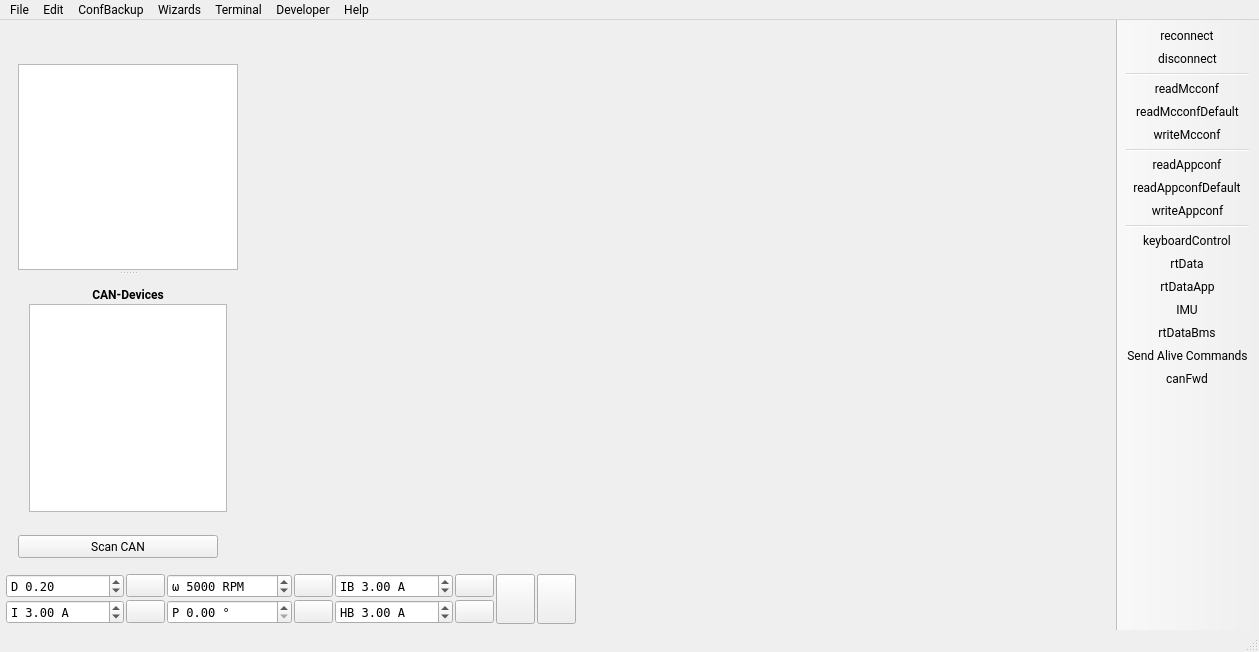
<?xml version="1.0" encoding="UTF-8"?>
<ui version="4.0">
 <class>MainWindow</class>
 <widget class="QMainWindow" name="MainWindow">
  <property name="geometry">
   <rect>
    <x>0</x>
    <y>0</y>
    <width>1259</width>
    <height>652</height>
   </rect>
  </property>
  <property name="font">
   <font>
    <family>Roboto</family>
   </font>
  </property>
  <property name="windowTitle">
   <string>VESC Tool</string>
  </property>
  <property name="windowIcon">
   <iconset>
    <normaloff>:/res/icon.png</normaloff>:/res/icon.png</iconset>
  </property>
  <widget class="QWidget" name="centralWidget">
   <layout class="QVBoxLayout" name="verticalLayout_3">
    <property name="spacing">
     <number>4</number>
    </property>
    <property name="leftMargin">
     <number>6</number>
    </property>
    <property name="topMargin">
     <number>6</number>
    </property>
    <property name="rightMargin">
     <number>6</number>
    </property>
    <property name="bottomMargin">
     <number>6</number>
    </property>
    <item>
     <layout class="QHBoxLayout" name="horizontalLayout">
      <property name="spacing">
       <number>4</number>
      </property>
      <item>
       <layout class="QVBoxLayout" name="verticalLayout_2">
        <property name="spacing">
         <number>12</number>
        </property>
        <property name="leftMargin">
         <number>12</number>
        </property>
        <property name="topMargin">
         <number>12</number>
        </property>
        <property name="rightMargin">
         <number>0</number>
        </property>
        <property name="bottomMargin">
         <number>12</number>
        </property>
        <item>
         <widget class="QLabel" name="pageLabel">
          <property name="enabled">
           <bool>true</bool>
          </property>
          <property name="maximumSize">
           <size>
            <width>220</width>
            <height>56</height>
           </size>
          </property>
          <property name="text">
           <string/>
          </property>
          <property name="scaledContents">
           <bool>true</bool>
          </property>
         </widget>
        </item>
        <item>
         <widget class="QSplitter" name="leftSplitter">
          <property name="orientation">
           <enum>Qt::Vertical</enum>
          </property>
          <property name="handleWidth">
           <number>6</number>
          </property>
          <property name="childrenCollapsible">
           <bool>true</bool>
          </property>
          <widget class="QListWidget" name="pageList">
           <property name="sizePolicy">
            <sizepolicy hsizetype="Expanding" vsizetype="Expanding">
             <horstretch>0</horstretch>
             <verstretch>0</verstretch>
            </sizepolicy>
           </property>
           <property name="minimumSize">
            <size>
             <width>220</width>
             <height>0</height>
            </size>
           </property>
           <property name="maximumSize">
            <size>
             <width>220</width>
             <height>16777215</height>
            </size>
           </property>
           <property name="font">
            <font>
             <family>Roboto</family>
            </font>
           </property>
           <property name="editTriggers">
            <set>QAbstractItemView::NoEditTriggers</set>
           </property>
           <property name="selectionBehavior">
            <enum>QAbstractItemView::SelectRows</enum>
           </property>
           <property name="resizeMode">
            <enum>QListView::Adjust</enum>
           </property>
           <property name="viewMode">
            <enum>QListView::ListMode</enum>
           </property>
          </widget>
          <widget class="QWidget" name="layoutWidget">
           <layout class="QVBoxLayout" name="verticalLayout">
            <property name="spacing">
             <number>2</number>
            </property>
            <item>
             <widget class="QLabel" name="label">
              <property name="font">
               <font>
                <family>Roboto</family>
                <bold>true</bold>
               </font>
              </property>
              <property name="text">
               <string>CAN-Devices</string>
              </property>
              <property name="alignment">
               <set>Qt::AlignCenter</set>
              </property>
             </widget>
            </item>
            <item>
             <widget class="QListWidget" name="canList">
              <property name="minimumSize">
               <size>
                <width>0</width>
                <height>100</height>
               </size>
              </property>
              <property name="font">
               <font>
                <family>Roboto</family>
               </font>
              </property>
              <property name="editTriggers">
               <set>QAbstractItemView::NoEditTriggers</set>
              </property>
              <property name="selectionBehavior">
               <enum>QAbstractItemView::SelectRows</enum>
              </property>
             </widget>
            </item>
           </layout>
          </widget>
         </widget>
        </item>
        <item>
         <widget class="QPushButton" name="scanCanButton">
          <property name="sizePolicy">
           <sizepolicy hsizetype="Expanding" vsizetype="Minimum">
            <horstretch>0</horstretch>
            <verstretch>0</verstretch>
           </sizepolicy>
          </property>
          <property name="maximumSize">
           <size>
            <width>200</width>
            <height>16777215</height>
           </size>
          </property>
          <property name="text">
           <string>Scan CAN</string>
          </property>
         </widget>
        </item>
       </layout>
      </item>
      <item>
       <widget class="QStackedWidget" name="pageWidget">
        <property name="font">
         <font>
          <family>Roboto</family>
         </font>
        </property>
        <property name="currentIndex">
         <number>-1</number>
        </property>
       </widget>
      </item>
     </layout>
    </item>
    <item>
     <layout class="QGridLayout" name="gridLayout_3">
      <property name="spacing">
       <number>2</number>
      </property>
      <item row="0" column="8">
       <widget class="DisplayBar" name="dispDuty" native="true">
        <property name="sizePolicy">
         <sizepolicy hsizetype="MinimumExpanding" vsizetype="Preferred">
          <horstretch>0</horstretch>
          <verstretch>0</verstretch>
         </sizepolicy>
        </property>
        <property name="minimumSize">
         <size>
          <width>150</width>
          <height>0</height>
         </size>
        </property>
       </widget>
      </item>
      <item row="0" column="4">
       <widget class="QDoubleSpinBox" name="brakeCurrentBox">
        <property name="font">
         <font>
          <family>DejaVu Sans Mono</family>
         </font>
        </property>
        <property name="toolTip">
         <string>Brake current</string>
        </property>
        <property name="prefix">
         <string>IB </string>
        </property>
        <property name="suffix">
         <string> A</string>
        </property>
        <property name="minimum">
         <double>-500.000000000000000</double>
        </property>
        <property name="maximum">
         <double>500.000000000000000</double>
        </property>
        <property name="singleStep">
         <double>0.500000000000000</double>
        </property>
        <property name="value">
         <double>3.000000000000000</double>
        </property>
       </widget>
      </item>
      <item row="1" column="1">
       <widget class="QPushButton" name="currentButton">
        <property name="toolTip">
         <string>Current</string>
        </property>
        <property name="text">
         <string/>
        </property>
       </widget>
      </item>
      <item row="0" column="5">
       <widget class="QPushButton" name="brakeCurrentButton">
        <property name="toolTip">
         <string>Brake current</string>
        </property>
        <property name="text">
         <string/>
        </property>
       </widget>
      </item>
      <item row="1" column="5">
       <widget class="QPushButton" name="handbrakeButton">
        <property name="toolTip">
         <string>Handbrake current</string>
        </property>
        <property name="text">
         <string/>
        </property>
       </widget>
      </item>
      <item row="0" column="3">
       <widget class="QPushButton" name="speedButton">
        <property name="toolTip">
         <string>Speed</string>
        </property>
        <property name="text">
         <string/>
        </property>
       </widget>
      </item>
      <item row="0" column="7" rowspan="2">
       <widget class="QPushButton" name="stopButton">
        <property name="sizePolicy">
         <sizepolicy hsizetype="Fixed" vsizetype="MinimumExpanding">
          <horstretch>0</horstretch>
          <verstretch>0</verstretch>
         </sizepolicy>
        </property>
        <property name="toolTip">
         <string>Switch off</string>
        </property>
        <property name="text">
         <string/>
        </property>
        <property name="iconSize">
         <size>
          <width>40</width>
          <height>40</height>
         </size>
        </property>
       </widget>
      </item>
      <item row="0" column="6" rowspan="2">
       <widget class="QPushButton" name="fullBrakeButton">
        <property name="sizePolicy">
         <sizepolicy hsizetype="Fixed" vsizetype="MinimumExpanding">
          <horstretch>0</horstretch>
          <verstretch>0</verstretch>
         </sizepolicy>
        </property>
        <property name="toolTip">
         <string>Full brake</string>
        </property>
        <property name="text">
         <string/>
        </property>
        <property name="iconSize">
         <size>
          <width>40</width>
          <height>40</height>
         </size>
        </property>
        <property name="autoDefault">
         <bool>false</bool>
        </property>
        <property name="default">
         <bool>false</bool>
        </property>
        <property name="flat">
         <bool>false</bool>
        </property>
       </widget>
      </item>
      <item row="1" column="8">
       <widget class="DisplayBar" name="dispCurrent" native="true">
        <property name="sizePolicy">
         <sizepolicy hsizetype="MinimumExpanding" vsizetype="Preferred">
          <horstretch>0</horstretch>
          <verstretch>0</verstretch>
         </sizepolicy>
        </property>
        <property name="minimumSize">
         <size>
          <width>150</width>
          <height>0</height>
         </size>
        </property>
       </widget>
      </item>
      <item row="0" column="2">
       <widget class="QDoubleSpinBox" name="speedBox">
        <property name="font">
         <font>
          <family>DejaVu Sans Mono</family>
         </font>
        </property>
        <property name="toolTip">
         <string>Speed</string>
        </property>
        <property name="prefix">
         <string>ω </string>
        </property>
        <property name="suffix">
         <string> RPM</string>
        </property>
        <property name="decimals">
         <number>0</number>
        </property>
        <property name="minimum">
         <double>-400000.000000000000000</double>
        </property>
        <property name="maximum">
         <double>400000.000000000000000</double>
        </property>
        <property name="singleStep">
         <double>100.000000000000000</double>
        </property>
        <property name="value">
         <double>5000.000000000000000</double>
        </property>
       </widget>
      </item>
      <item row="1" column="4">
       <widget class="QDoubleSpinBox" name="handbrakeBox">
        <property name="font">
         <font>
          <family>DejaVu Sans Mono</family>
         </font>
        </property>
        <property name="toolTip">
         <string>Handbrake current</string>
        </property>
        <property name="prefix">
         <string>HB </string>
        </property>
        <property name="suffix">
         <string> A</string>
        </property>
        <property name="minimum">
         <double>-500.000000000000000</double>
        </property>
        <property name="maximum">
         <double>500.000000000000000</double>
        </property>
        <property name="singleStep">
         <double>0.500000000000000</double>
        </property>
        <property name="value">
         <double>3.000000000000000</double>
        </property>
       </widget>
      </item>
      <item row="0" column="0">
       <widget class="QDoubleSpinBox" name="dutyBox">
        <property name="font">
         <font>
          <family>DejaVu Sans Mono</family>
         </font>
        </property>
        <property name="toolTip">
         <string>Duty cycle</string>
        </property>
        <property name="wrapping">
         <bool>false</bool>
        </property>
        <property name="frame">
         <bool>true</bool>
        </property>
        <property name="prefix">
         <string>D </string>
        </property>
        <property name="minimum">
         <double>-1.000000000000000</double>
        </property>
        <property name="maximum">
         <double>1.000000000000000</double>
        </property>
        <property name="singleStep">
         <double>0.010000000000000</double>
        </property>
        <property name="value">
         <double>0.200000000000000</double>
        </property>
       </widget>
      </item>
      <item row="1" column="3">
       <widget class="QPushButton" name="posButton">
        <property name="toolTip">
         <string>Position</string>
        </property>
        <property name="text">
         <string/>
        </property>
       </widget>
      </item>
      <item row="0" column="1">
       <widget class="QPushButton" name="dutyButton">
        <property name="toolTip">
         <string>Duty cycle</string>
        </property>
        <property name="text">
         <string/>
        </property>
        <property name="flat">
         <bool>false</bool>
        </property>
       </widget>
      </item>
      <item row="1" column="2">
       <widget class="QDoubleSpinBox" name="posBox">
        <property name="font">
         <font>
          <family>DejaVu Sans Mono</family>
         </font>
        </property>
        <property name="toolTip">
         <string>Position</string>
        </property>
        <property name="prefix">
         <string>P </string>
        </property>
        <property name="suffix">
         <string> °</string>
        </property>
        <property name="maximum">
         <double>360.000000000000000</double>
        </property>
        <property name="singleStep">
         <double>0.100000000000000</double>
        </property>
        <property name="value">
         <double>0.000000000000000</double>
        </property>
       </widget>
      </item>
      <item row="1" column="0">
       <widget class="QDoubleSpinBox" name="currentBox">
        <property name="font">
         <font>
          <family>DejaVu Sans Mono</family>
         </font>
        </property>
        <property name="toolTip">
         <string>Current</string>
        </property>
        <property name="frame">
         <bool>true</bool>
        </property>
        <property name="prefix">
         <string>I </string>
        </property>
        <property name="suffix">
         <string> A</string>
        </property>
        <property name="minimum">
         <double>-5000.000000000000000</double>
        </property>
        <property name="maximum">
         <double>5000.000000000000000</double>
        </property>
        <property name="singleStep">
         <double>0.500000000000000</double>
        </property>
        <property name="value">
         <double>3.000000000000000</double>
        </property>
       </widget>
      </item>
     </layout>
    </item>
   </layout>
  </widget>
  <widget class="QToolBar" name="mainToolBar">
   <property name="toolTip">
    <string/>
   </property>
   <property name="movable">
    <bool>false</bool>
   </property>
   <property name="iconSize">
    <size>
     <width>24</width>
     <height>24</height>
    </size>
   </property>
   <property name="toolButtonStyle">
    <enum>Qt::ToolButtonIconOnly</enum>
   </property>
   <property name="floatable">
    <bool>false</bool>
   </property>
   <attribute name="toolBarArea">
    <enum>RightToolBarArea</enum>
   </attribute>
   <attribute name="toolBarBreak">
    <bool>false</bool>
   </attribute>
   <addaction name="actionReconnect"/>
   <addaction name="actionDisconnect"/>
   <addaction name="separator"/>
   <addaction name="actionReadMcconf"/>
   <addaction name="actionReadMcconfDefault"/>
   <addaction name="actionWriteMcconf"/>
   <addaction name="separator"/>
   <addaction name="actionReadAppconf"/>
   <addaction name="actionReadAppconfDefault"/>
   <addaction name="actionWriteAppconf"/>
   <addaction name="separator"/>
   <addaction name="actionKeyboardControl"/>
   <addaction name="actionRtData"/>
   <addaction name="actionRtDataApp"/>
   <addaction name="actionIMU"/>
   <addaction name="actionrtDataBms"/>
   <addaction name="actionSendAlive"/>
   <addaction name="actionCanFwd"/>
  </widget>
  <widget class="QStatusBar" name="statusBar"/>
  <widget class="QMenuBar" name="menuBar">
   <property name="geometry">
    <rect>
     <x>0</x>
     <y>0</y>
     <width>1259</width>
     <height>26</height>
    </rect>
   </property>
   <widget class="QMenu" name="menuFile">
    <property name="title">
     <string>File</string>
    </property>
    <addaction name="actionSaveMotorConfXml"/>
    <addaction name="actionLoadMotorConfXml"/>
    <addaction name="separator"/>
    <addaction name="actionSaveAppconfXml"/>
    <addaction name="actionLoadAppconfXml"/>
    <addaction name="separator"/>
    <addaction name="actionSaveMotorConfigurationHeader"/>
    <addaction name="actionSaveMotorConfigurationHeaderWrap"/>
    <addaction name="separator"/>
    <addaction name="actionSaveAppConfigurationHeader"/>
    <addaction name="actionSaveAppConfigurationHeaderWrap"/>
    <addaction name="separator"/>
    <addaction name="actionLaunchBoardConfigurator"/>
    <addaction name="actionLaunchMobileTool"/>
    <addaction name="separator"/>
    <addaction name="actionExit"/>
   </widget>
   <widget class="QMenu" name="menuHelp">
    <property name="title">
     <string>Help</string>
    </property>
    <addaction name="separator"/>
    <addaction name="actionVESCProjectForums"/>
    <addaction name="actionVESC_Discord"/>
    <addaction name="separator"/>
    <addaction name="actionVESCToolChangelog"/>
    <addaction name="actionFirmwareChangelog"/>
    <addaction name="separator"/>
    <addaction name="actionAbout"/>
    <addaction name="actionLibrariesUsed"/>
    <addaction name="actionAboutQt"/>
    <addaction name="separator"/>
    <addaction name="actionSafetyInformation"/>
    <addaction name="actionWarrantyStatement"/>
    <addaction name="actionLicense"/>
   </widget>
   <widget class="QMenu" name="menuTools">
    <property name="title">
     <string>Developer</string>
    </property>
    <addaction name="actionParameterEditorMcconf"/>
    <addaction name="actionParameterEditorAppconf"/>
    <addaction name="actionParameterEditorInfo"/>
    <addaction name="actionParameterEditorFW"/>
    <addaction name="actionParameterEditorCustomConf0"/>
    <addaction name="actionExportConfigurationParser"/>
    <addaction name="actionRemoveDownloadedConfigs"/>
   </widget>
   <widget class="QMenu" name="menuTerminal">
    <property name="title">
     <string>Terminal</string>
    </property>
    <addaction name="actionTerminalShowHelp"/>
    <addaction name="actionTerminalPrintFaults"/>
    <addaction name="actionTerminalPrintThreads"/>
    <addaction name="separator"/>
    <addaction name="actionTerminalDRVResetLatchedFaults"/>
    <addaction name="separator"/>
    <addaction name="actionTerminalClear"/>
    <addaction name="separator"/>
    <addaction name="actionReboot"/>
    <addaction name="actionShutdown"/>
    <addaction name="actionRestartLispBM"/>
   </widget>
   <widget class="QMenu" name="menuCommands">
    <property name="font">
     <font>
      <family>Roboto</family>
     </font>
    </property>
    <property name="title">
     <string>Edit</string>
    </property>
    <addaction name="actionPreferences"/>
   </widget>
   <widget class="QMenu" name="menuWizards">
    <property name="title">
     <string>Wizards</string>
    </property>
    <addaction name="actionAutoSetupFOC"/>
    <addaction name="actionSetupMotorsFOCQuick"/>
    <addaction name="actionAppSetupWizard"/>
    <addaction name="actionMotorSetupWizard"/>
   </widget>
   <widget class="QMenu" name="menuTools_2">
    <property name="title">
     <string>ConfBackup</string>
    </property>
    <addaction name="actionBackupConfiguration"/>
    <addaction name="actionBackupConfigurationsCAN"/>
    <addaction name="actionRestoreConfiguration"/>
    <addaction name="actionRestoreConfigurationsCAN"/>
    <addaction name="actionClearConfigurationBackups"/>
   </widget>
   <addaction name="menuFile"/>
   <addaction name="menuCommands"/>
   <addaction name="menuTools_2"/>
   <addaction name="menuWizards"/>
   <addaction name="menuTerminal"/>
   <addaction name="menuTools"/>
   <addaction name="menuHelp"/>
  </widget>
  <action name="actionReadMcconf">
   <property name="text">
    <string>readMcconf</string>
   </property>
   <property name="toolTip">
    <string>Read motor Configuration</string>
   </property>
  </action>
  <action name="actionReadMcconfDefault">
   <property name="text">
    <string>readMcconfDefault</string>
   </property>
   <property name="toolTip">
    <string>Read default motor configuration</string>
   </property>
  </action>
  <action name="actionWriteMcconf">
   <property name="text">
    <string>writeMcconf</string>
   </property>
   <property name="toolTip">
    <string>Write motor configuration</string>
   </property>
  </action>
  <action name="actionSaveMotorConfXml">
   <property name="text">
    <string>Save Motor Configuration XML as...</string>
   </property>
  </action>
  <action name="actionLoadMotorConfXml">
   <property name="text">
    <string>Load Motor Configuration XML</string>
   </property>
  </action>
  <action name="actionDisconnect">
   <property name="text">
    <string>disconnect</string>
   </property>
   <property name="toolTip">
    <string>Disconnect</string>
   </property>
  </action>
  <action name="actionReboot">
   <property name="text">
    <string>Reboot</string>
   </property>
   <property name="toolTip">
    <string>Reboot via CPU reset</string>
   </property>
  </action>
  <action name="actionShutdown">
   <property name="text">
    <string>Shutdown</string>
   </property>
   <property name="toolTip">
    <string>Shutdown (for controllers with auto-shutdown support only)</string>
   </property>
  </action>
  <action name="actionCanFwd">
   <property name="checkable">
    <bool>true</bool>
   </property>
   <property name="text">
    <string>canFwd</string>
   </property>
   <property name="toolTip">
    <string>Forward communication over CAN-bus</string>
   </property>
  </action>
  <action name="actionReconnect">
   <property name="text">
    <string>reconnect</string>
   </property>
   <property name="toolTip">
    <string>Reconnect last connection</string>
   </property>
  </action>
  <action name="actionRtData">
   <property name="checkable">
    <bool>true</bool>
   </property>
   <property name="text">
    <string>rtData</string>
   </property>
   <property name="toolTip">
    <string>Stream realtime data</string>
   </property>
  </action>
  <action name="actionReadAppconf">
   <property name="text">
    <string>readAppconf</string>
   </property>
   <property name="toolTip">
    <string>Read app configuration</string>
   </property>
  </action>
  <action name="actionReadAppconfDefault">
   <property name="text">
    <string>readAppconfDefault</string>
   </property>
   <property name="toolTip">
    <string>Read default app configuration</string>
   </property>
  </action>
  <action name="actionWriteAppconf">
   <property name="text">
    <string>writeAppconf</string>
   </property>
   <property name="toolTip">
    <string>Write app configuration</string>
   </property>
  </action>
  <action name="actionSaveAppconfXml">
   <property name="text">
    <string>Save App Configuration XML as...</string>
   </property>
  </action>
  <action name="actionLoadAppconfXml">
   <property name="text">
    <string>Load App Configuration XML</string>
   </property>
  </action>
  <action name="actionExit">
   <property name="text">
    <string>Exit</string>
   </property>
  </action>
  <action name="actionAbout">
   <property name="text">
    <string>About VESC Tool</string>
   </property>
  </action>
  <action name="actionKeyboardControl">
   <property name="checkable">
    <bool>true</bool>
   </property>
   <property name="text">
    <string>keyboardControl</string>
   </property>
   <property name="toolTip">
    <string>&lt;!DOCTYPE HTML PUBLIC &quot;-//W3C//DTD HTML 4.0//EN&quot; &quot;http://www.w3.org/TR/REC-html40/strict.dtd&quot;&gt;
&lt;html&gt;&lt;head&gt;&lt;meta name=&quot;qrichtext&quot; content=&quot;1&quot; /&gt;&lt;style type=&quot;text/css&quot;&gt;
p, li { white-space: pre-wrap; }
&lt;/style&gt;&lt;/head&gt;&lt;body style=&quot; font-family:'Roboto'; font-size:11pt; font-weight:400; font-style:normal;&quot;&gt;
&lt;p style=&quot; margin-top:0px; margin-bottom:0px; margin-left:0px; margin-right:0px; -qt-block-indent:0; text-indent:0px;&quot;&gt;&lt;span style=&quot; font-family:'Roboto';&quot;&gt;Enable keyboard control.&lt;/span&gt;&lt;/p&gt;
&lt;p style=&quot;-qt-paragraph-type:empty; margin-top:0px; margin-bottom:0px; margin-left:0px; margin-right:0px; -qt-block-indent:0; text-indent:0px; font-family:'Roboto';&quot;&gt;&lt;br /&gt;&lt;/p&gt;
&lt;p style=&quot; margin-top:0px; margin-bottom:0px; margin-left:0px; margin-right:0px; -qt-block-indent:0; text-indent:0px;&quot;&gt;&lt;span style=&quot; font-family:'Roboto';&quot;&gt;Key functions:&lt;/span&gt;&lt;/p&gt;
&lt;p style=&quot; margin-top:0px; margin-bottom:0px; margin-left:0px; margin-right:0px; -qt-block-indent:0; text-indent:0px;&quot;&gt;&lt;span style=&quot; font-family:'Roboto';&quot;&gt;&lt;br /&gt;&lt;/span&gt;&lt;span style=&quot; font-family:'Roboto'; font-weight:600;&quot;&gt;Up and Down Arrow Keys&lt;/span&gt;&lt;/p&gt;
&lt;p style=&quot; margin-top:0px; margin-bottom:0px; margin-left:0px; margin-right:0px; -qt-block-indent:0; text-indent:0px;&quot;&gt;&lt;span style=&quot; font-family:'Roboto';&quot;&gt;Current control using the current value in the lower&lt;/span&gt;&lt;/p&gt;
&lt;p style=&quot; margin-top:0px; margin-bottom:0px; margin-left:0px; margin-right:0px; -qt-block-indent:0; text-indent:0px;&quot;&gt;&lt;span style=&quot; font-family:'Roboto';&quot;&gt;left corner.&lt;/span&gt;&lt;/p&gt;
&lt;p style=&quot;-qt-paragraph-type:empty; margin-top:0px; margin-bottom:0px; margin-left:0px; margin-right:0px; -qt-block-indent:0; text-indent:0px; font-family:'Roboto';&quot;&gt;&lt;br /&gt;&lt;/p&gt;
&lt;p style=&quot; margin-top:0px; margin-bottom:0px; margin-left:0px; margin-right:0px; -qt-block-indent:0; text-indent:0px;&quot;&gt;&lt;span style=&quot; font-family:'Roboto'; font-weight:600;&quot;&gt;Right and Left Arrow Keys&lt;/span&gt;&lt;/p&gt;
&lt;p style=&quot; margin-top:0px; margin-bottom:0px; margin-left:0px; margin-right:0px; -qt-block-indent:0; text-indent:0px;&quot;&gt;&lt;span style=&quot; font-family:'Roboto';&quot;&gt;Duty cycle control. Slowly ramps up and down the duty&lt;/span&gt;&lt;/p&gt;
&lt;p style=&quot; margin-top:0px; margin-bottom:0px; margin-left:0px; margin-right:0px; -qt-block-indent:0; text-indent:0px;&quot;&gt;&lt;span style=&quot; font-family:'Roboto';&quot;&gt;cycle. When e.g. starting with right and then also holding&lt;/span&gt;&lt;/p&gt;
&lt;p style=&quot; margin-top:0px; margin-bottom:0px; margin-left:0px; margin-right:0px; -qt-block-indent:0; text-indent:0px;&quot;&gt;&lt;span style=&quot; font-family:'Roboto';&quot;&gt;left, the duty cycle is ramped higher.&lt;/span&gt;&lt;/p&gt;
&lt;p style=&quot;-qt-paragraph-type:empty; margin-top:0px; margin-bottom:0px; margin-left:0px; margin-right:0px; -qt-block-indent:0; text-indent:0px; font-family:'Roboto';&quot;&gt;&lt;br /&gt;&lt;/p&gt;
&lt;p style=&quot; margin-top:0px; margin-bottom:0px; margin-left:0px; margin-right:0px; -qt-block-indent:0; text-indent:0px;&quot;&gt;&lt;span style=&quot; font-family:'Roboto'; font-weight:600;&quot;&gt;Page Down&lt;/span&gt;&lt;/p&gt;
&lt;p style=&quot; margin-top:0px; margin-bottom:0px; margin-left:0px; margin-right:0px; -qt-block-indent:0; text-indent:0px;&quot;&gt;&lt;span style=&quot; font-family:'Roboto';&quot;&gt;Brake with the current set in the lower left corner.&lt;/span&gt;&lt;/p&gt;&lt;/body&gt;&lt;/html&gt;</string>
   </property>
  </action>
  <action name="actionParameterEditorMcconf">
   <property name="text">
    <string>Parameter Editor Mcconf</string>
   </property>
  </action>
  <action name="actionParameterEditorAppconf">
   <property name="text">
    <string>Parameter Editor Appconf</string>
   </property>
  </action>
  <action name="actionSaveAppConfigurationHeader">
   <property name="text">
    <string>Save App Configuration C Header as...</string>
   </property>
  </action>
  <action name="actionSaveMotorConfigurationHeader">
   <property name="text">
    <string>Save Motor Configuration C Header as...</string>
   </property>
  </action>
  <action name="actionSaveAppConfigurationHeaderWrap">
   <property name="text">
    <string>Save App Configuration C Header (ifdef wrapped) as...</string>
   </property>
  </action>
  <action name="actionSaveMotorConfigurationHeaderWrap">
   <property name="text">
    <string>Save Motor Configuration C Header (ifdef wrapped) as...</string>
   </property>
  </action>
  <action name="actionRtDataApp">
   <property name="checkable">
    <bool>true</bool>
   </property>
   <property name="text">
    <string>rtDataApp</string>
   </property>
   <property name="toolTip">
    <string>Stream realtime app data</string>
   </property>
  </action>
  <action name="actionTerminalPrintFaults">
   <property name="text">
    <string>Print Faults</string>
   </property>
   <property name="toolTip">
    <string>Print Faults</string>
   </property>
  </action>
  <action name="actionTerminalShowHelp">
   <property name="text">
    <string>Show Help</string>
   </property>
  </action>
  <action name="actionTerminalClear">
   <property name="text">
    <string>Clear Terminal</string>
   </property>
  </action>
  <action name="actionTerminalPrintThreads">
   <property name="text">
    <string>Print Threads</string>
   </property>
   <property name="toolTip">
    <string>Print Threads</string>
   </property>
  </action>
  <action name="actionSendAlive">
   <property name="checkable">
    <bool>true</bool>
   </property>
   <property name="text">
    <string>Send Alive Commands</string>
   </property>
   <property name="toolTip">
    <string>Send alive packets periodically to prevent timeout</string>
   </property>
  </action>
  <action name="actionLibrariesUsed">
   <property name="text">
    <string>About Libraries Used</string>
   </property>
  </action>
  <action name="actionMotorSetupWizard">
   <property name="text">
    <string>Setup Other Motors</string>
   </property>
   <property name="toolTip">
    <string>Start the Motor Setup Wizard</string>
   </property>
   <property name="menuRole">
    <enum>QAction::NoRole</enum>
   </property>
  </action>
  <action name="actionAppSetupWizard">
   <property name="text">
    <string>Setup Input</string>
   </property>
   <property name="toolTip">
    <string>Start the App Setup Wizard</string>
   </property>
   <property name="menuRole">
    <enum>QAction::NoRole</enum>
   </property>
  </action>
  <action name="actionAboutQt">
   <property name="text">
    <string>About Qt</string>
   </property>
   <property name="toolTip">
    <string>Show the Qt library's About box</string>
   </property>
  </action>
  <action name="actionParameterEditorInfo">
   <property name="text">
    <string>Parameter Editor Info</string>
   </property>
  </action>
  <action name="actionSafetyInformation">
   <property name="text">
    <string>Safety Information</string>
   </property>
  </action>
  <action name="actionWarrantyStatement">
   <property name="text">
    <string>Limited Warranty Statement</string>
   </property>
   <property name="toolTip">
    <string>Limited Warranty Statement</string>
   </property>
  </action>
  <action name="actionVESCToolChangelog">
   <property name="text">
    <string>VESC Tool Changelog</string>
   </property>
  </action>
  <action name="actionTerminalDRVResetLatchedFaults">
   <property name="text">
    <string>DRV Reset Latched Faults</string>
   </property>
  </action>
  <action name="actionVESCProjectForums">
   <property name="text">
    <string>VESC Project Forums</string>
   </property>
  </action>
  <action name="actionFirmwareChangelog">
   <property name="text">
    <string>Firmware Changelog</string>
   </property>
  </action>
  <action name="actionLicense">
   <property name="text">
    <string>License</string>
   </property>
  </action>
  <action name="actionAutoSetupFOC">
   <property name="text">
    <string>Setup Motors FOC</string>
   </property>
   <property name="menuRole">
    <enum>QAction::NoRole</enum>
   </property>
  </action>
  <action name="actionExportConfigurationParser">
   <property name="text">
    <string>Export Configuration Parser</string>
   </property>
  </action>
  <action name="actionIMU">
   <property name="checkable">
    <bool>true</bool>
   </property>
   <property name="text">
    <string>IMU</string>
   </property>
   <property name="toolTip">
    <string>Activate IMU Sampling</string>
   </property>
  </action>
  <action name="actionLoadFirmwareConfigs">
   <property name="icon">
    <iconset resource="res.qrc">
     <normaloff>:/res/icons/Electronics-96.png</normaloff>:/res/icons/Electronics-96.png</iconset>
   </property>
   <property name="text">
    <string>Load Firmware Configs</string>
   </property>
  </action>
  <action name="actionBackupConfiguration">
   <property name="text">
    <string>Backup Configuration</string>
   </property>
   <property name="toolTip">
    <string>Backup Configuration (no CAN)</string>
   </property>
  </action>
  <action name="actionRestoreConfiguration">
   <property name="text">
    <string>Restore Configuration</string>
   </property>
   <property name="toolTip">
    <string>Restore Configuration</string>
   </property>
  </action>
  <action name="actionClearConfigurationBackups">
   <property name="text">
    <string>Clear Configuration Backups</string>
   </property>
  </action>
  <action name="actionParameterEditorFW">
   <property name="text">
    <string>Parameter Editor FW</string>
   </property>
   <property name="font">
    <font/>
   </property>
  </action>
  <action name="actionBackupConfigurationsCAN">
   <property name="text">
    <string>Backup Configurations (Including CAN)</string>
   </property>
  </action>
  <action name="actionRestoreConfigurationsCAN">
   <property name="text">
    <string>Restore Configurations (Including CAN)</string>
   </property>
  </action>
  <action name="actionrtDataBms">
   <property name="checkable">
    <bool>true</bool>
   </property>
   <property name="text">
    <string>rtDataBms</string>
   </property>
   <property name="toolTip">
    <string>Stream BMS realtime data</string>
   </property>
  </action>
  <action name="actionParameterEditorCustomConf0">
   <property name="text">
    <string>Parameter Editor Custom Conf 0</string>
   </property>
  </action>
  <action name="actionSetupMotorsFOCQuick">
   <property name="text">
    <string>Setup Motors FOC (old)</string>
   </property>
   <property name="menuRole">
    <enum>QAction::NoRole</enum>
   </property>
  </action>
  <action name="actionPreferences">
   <property name="text">
    <string>Preferences</string>
   </property>
   <property name="shortcutVisibleInContextMenu">
    <bool>false</bool>
   </property>
  </action>
  <action name="actionLaunchBoardConfigurator">
   <property name="text">
    <string>Restart + Launch Board Configurator</string>
   </property>
  </action>
  <action name="actionLaunchMobileTool">
   <property name="text">
    <string>Restart + Launch Mobile Tool</string>
   </property>
  </action>
  <action name="actionRestartLispBM">
   <property name="text">
    <string>Restart LispBM</string>
   </property>
  </action>
  <action name="actionVESC_Discord">
   <property name="text">
    <string>VESC Discord</string>
   </property>
  </action>
  <action name="actionRemoveDownloadedConfigs">
   <property name="text">
    <string>Remove Downloaded Configs</string>
   </property>
  </action>
 </widget>
 <layoutdefault spacing="6" margin="11"/>
 <customwidgets>
  <customwidget>
   <class>DisplayBar</class>
   <extends>QWidget</extends>
   <header>widgets/displaybar.h</header>
   <container>1</container>
  </customwidget>
 </customwidgets>
 <resources>
  <include location="res.qrc"/>
 </resources>
 <connections/>
</ui>
